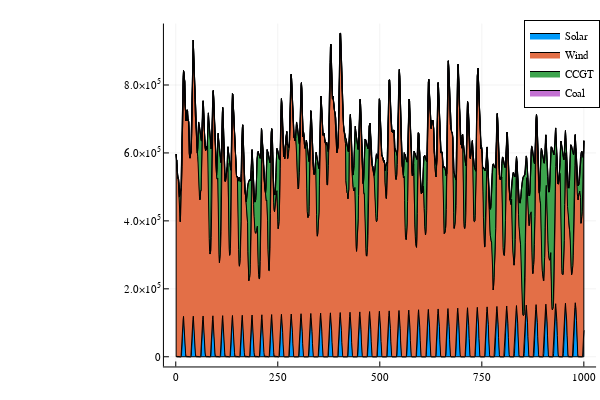

Source (notebook cell):
### Code cell
using Plots

@userplot StackedArea

# a simple "recipe" for Plots.jl to get stacked area plots
# usage: stackedarea(xvector, datamatrix, plotsoptions)
@recipe function f(pc::StackedArea)
    x, y = pc.args
    n = length(x)
    y = cumsum(y, dims=2)
    seriestype := :shape

    # create a filled polygon for each item
    for c=1:size(y,2)
        sx = vcat(x, reverse(x))
        sy = vcat(y[:,c], c==1 ? zeros(n) : reverse(y[:,c-1]))
        @series (sx, sy)
    end
end

a = X_gen_matrix[:,1]
b = X_gen_matrix[:,2]
c = X_gen_matrix[:,3]
d = X_gen_matrix[:,4]
sNames = ["Solar";"Wind";"CCGT";"Coal"]
x = nb_hours_ls

plotly()
stackedarea(x, [a b c d], labels=["Solar" "Wind" "CCGT" "Coal"])
#genplot(x, X_D[:])

### Figure 1 — Plotly figure (JSON) as saved in the notebook; plotly's stock layout.template omitted (floating-point values rounded to 4 significant figures; data arrays with more than 128 entries replaced by an {"elided": "..."} marker saying what was removed)
{"data": [{"fill": "tozeroy", "fillcolor": "rgba(0, 154, 250, 1.000)", "legendgroup": "Solar", "line": {"color": "rgba(0, 0, 0, 1.000)", "dash": "solid", "width": 1}, "mode": "lines", "name": "Solar", "showlegend": true, "type": "scatter", "x": {"elided": "2001 int values"}, "xaxis": "x1", "y": {"elided": "2001 float values"}, "yaxis": "y1"}, {"fill": "tozeroy", "fillcolor": "rgba(227, 111, 71, 1.000)", "legendgroup": "Wind", "line": {"color": "rgba(0, 0, 0, 1.000)", "dash": "solid", "width": 1}, "mode": "lines", "name": "Wind", "showlegend": true, "type": "scatter", "x": {"elided": "2001 int values"}, "xaxis": "x1", "y": {"elided": "2001 float values"}, "yaxis": "y1"}, {"fill": "tozeroy", "fillcolor": "rgba(62, 164, 78, 1.000)", "legendgroup": "CCGT", "line": {"color": "rgba(0, 0, 0, 1.000)", "dash": "solid", "width": 1}, "mode": "lines", "name": "CCGT", "showlegend": true, "type": "scatter", "x": {"elided": "2001 int values"}, "xaxis": "x1", "y": {"elided": "2001 float values"}, "yaxis": "y1"}, {"fill": "tozeroy", "fillcolor": "rgba(195, 113, 210, 1.000)", "legendgroup": "Coal", "line": {"color": "rgba(0, 0, 0, 1.000)", "dash": "solid", "width": 1}, "mode": "lines", "name": "Coal", "showlegend": true, "type": "scatter", "x": {"elided": "2001 int values"}, "xaxis": "x1", "y": {"elided": "2001 float values"}, "yaxis": "y1"}], "layout": {"annotations": [], "height": 400, "legend": {"bgcolor": "rgba(255, 255, 255, 1.000)", "bordercolor": "rgba(0, 0, 0, 1.000)", "borderwidth": 1, "font": {"color": "rgba(0, 0, 0, 1.000)", "family": "sans-serif", "size": 11}, "title": {"font": {"color": "rgba(0, 0, 0, 1.000)", "family": "sans-serif", "size": 15}, "text": ""}, "tracegroupgap": 0, "traceorder": "normal", "x": 1, "xanchor": "auto", "y": 1, "yanchor": "auto"}, "margin": {"b": 20, "l": 0, "r": 0, "t": 20}, "paper_bgcolor": "rgba(255, 255, 255, 1.000)", "plot_bgcolor": "rgba(255, 255, 255, 1.000)", "showlegend": true, "width": 600, "xaxis": {"anchor": "y", "domain": [0.2732, 0.9934], "gridcolor": "rgba(0, 0, 0, 0.100)", "gridwidth": 0.5, "linecolor": "rgba(0, 0, 0, 1.000)", "mirror": false, "range": [-28.97, 1030.0], "showgrid": true, "showline": true, "showticklabels": true, "tickangle": 0, "tickcolor": "rgb(0, 0, 0)", "tickfont": {"color": "rgba(0, 0, 0, 1.000)", "family": "sans-serif", "size": 11}, "tickmode": "array", "ticks": "inside", "ticktext": ["0", "250", "500", "750", "1000"], "tickvals": [0, 250, 500, 750, 1000], "title": "", "titlefont": {"color": "rgba(0, 0, 0, 1.000)", "family": "sans-serif", "size": 15}, "type": "-", "visible": true, "zeroline": false, "zerolinecolor": "rgba(0, 0, 0, 1.000)"}, "yaxis": {"anchor": "x", "domain": [0.03762, 0.9902], "gridcolor": "rgba(0, 0, 0, 0.100)", "gridwidth": 0.5, "linecolor": "rgba(0, 0, 0, 1.000)", "mirror": false, "range": [-28570.0, 980900.0], "showgrid": true, "showline": true, "showticklabels": true, "tickangle": 0, "tickcolor": "rgb(0, 0, 0)", "tickfont": {"color": "rgba(0, 0, 0, 1.000)", "family": "sans-serif", "size": 11}, "tickmode": "array", "ticks": "inside", "ticktext": ["0", "2.0×10<sup>5</sup>", "4.0×10<sup>5</sup>", "6.0×10<sup>5</sup>", "8.0×10<sup>5</sup>"], "tickvals": [0, 200000, 400000, 600000, 800000], "title": "", "titlefont": {"color": "rgba(0, 0, 0, 1.000)", "family": "sans-serif", "size": 15}, "type": "-", "visible": true, "zeroline": false, "zerolinecolor": "rgba(0, 0, 0, 1.000)"}}}
